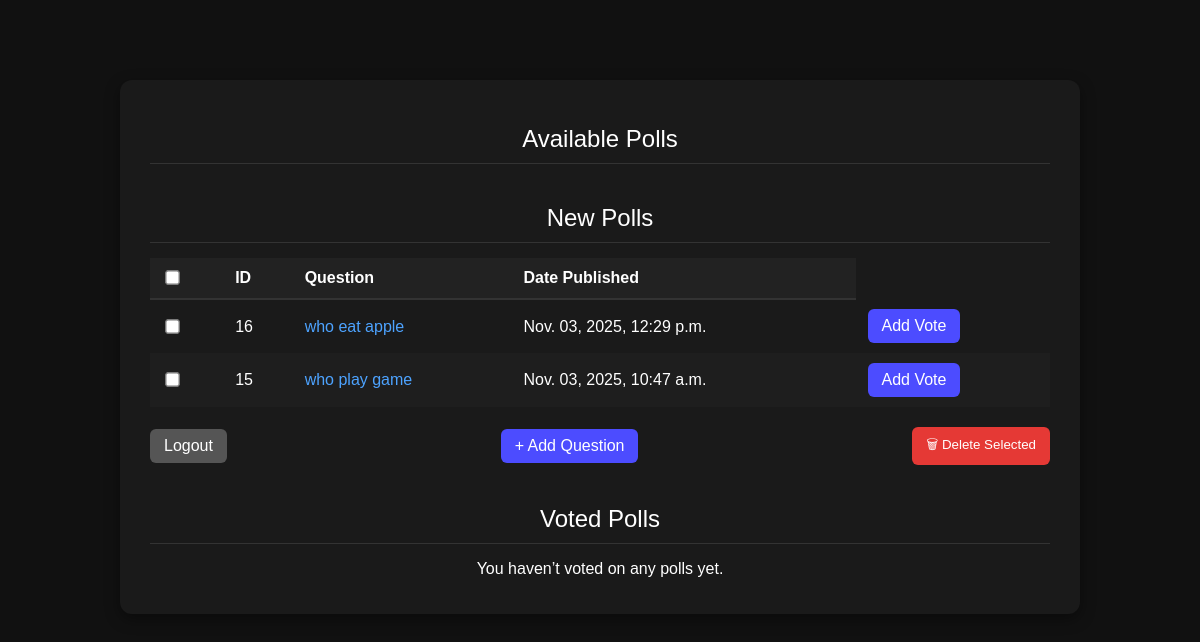
The app's page /viewpolls/ (signed in), older data.
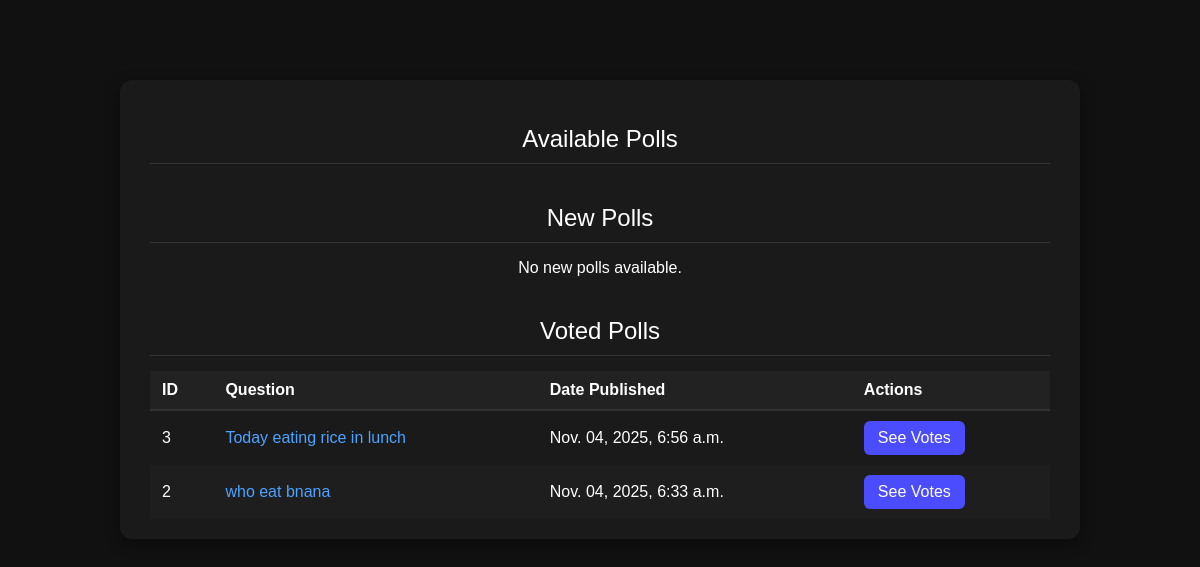
The same page, newer data.
### polls/models.py (models this page shows)
class Question(models.Model):
    question_text = models.CharField(max_length=200)
    pub_date = models.DateTimeField("date published",auto_now_add=True)

### polls/views.py (the view)
# urls.py: path('viewpolls/', views.index_view, name='index'),
@login_required
def index_view(request):
    all_questions = Question.objects.order_by("-pub_date")
    voted_question_ids = VoteRecord.objects.filter(user=request.user).values_list("question_id", flat=True)
    voted_questions = all_questions.filter(id__in=voted_question_ids)
    new_questions = all_questions.exclude(id__in=voted_question_ids)
    context = {
        "voted_questions": voted_questions,
        "new_questions": new_questions,
    }
    return render(request, "polls/index.html", context)

### templates/polls/index.html (shortened to what this page needs)
{% load static %}
<!DOCTYPE html>
<html>
<head>
</head>
<body>
<div class="container">
    <h2>Available Polls</h2>
    <div class="section">
        <h2> New Polls</h2>
        {% if new_questions %}
            <form method="POST" action="{% url 'polls:delete_selected' %}">
                <table>
                    <thead>
                        <tr>
                            <th><input type="checkbox" id="select-all-new"></th>
                            <th>ID</th>
                            <th>Question</th>
                            <th>Date Published</th>
                        </tr>
                    </thead>
                    <tbody>
                        {% for question in new_questions %}
                            <tr>
                                <td><input type="checkbox" name="selected_polls" value="{{ question.id }}"></td>
                                <td>{{ question.id }}</td>
                                <td><a href="{% url 'polls:detail' question.id %}">{{ question.question_text }}</a></td>
                                <td>{{ question.pub_date|date:"M. d, Y, P" }}</td>
                                <td>
                            <a href="{% url 'polls:detail' question.id %}" class="btn-add">
                                 Add Vote
                            </a>
                                </td>
                            </tr>
                        {% endfor %}
                    </tbody>
                </table>
                <div class="actions">
                    <a href="{% url 'polls:logout' %}" class="logout-btn">Logout</a>
                    {% if request.user.is_superuser %}
                        <a href="{% url 'polls:add_question' %}" class="btn-add">+ Add Question</a>
                        <button type="submit" class="btn-delete">🗑 Delete Selected</button>
                    {% endif %}
                </div>
            </form>
        {% else %}
            <p style="text-align:center;">No new polls available.</p>
        {% endif %}
    </div>
<div class="section">
    <h2>Voted Polls</h2>
    {% if voted_questions %}
        <table>
            <thead>
                <tr>
                    <th>ID</th>
                    <th>Question</th>
                    <th>Date Published</th>
                    <th>Actions</th>
                </tr>
            </thead>
            <tbody>
                {% for question in voted_questions %}
                    <tr>
                        <td>{{ question.id }}</td>
                        <td><a href="{% url 'polls:results' question.id %}">{{ question.question_text }}</a></td>
                        <td>{{ question.pub_date|date:"M. d, Y, P" }}</td>
                        <td>
                            <a href="{% url 'polls:results' question.id %}" class="btn-add">
                                See Votes
                            </a>
                        </td>
                    </tr>
                {% endfor %}
            </tbody>
        </table>
    {% else %}
        <p style="text-align:center;">You haven’t voted on any polls yet.</p>
    {% endif %}
</div>
</div>
</body>
</html>

### templates/polls/index.html (style rules this page uses)
body { background: #111; color: #fff; font-family: "Poppins", sans-serif; margin: 0; padding: 0; }
.container { max-width: 900px; margin: 80px auto; background: #1a1a1a; border-radius: 12px; padding: 20px 30px; box-shadow: 0 5px 15px rgba(0,0,0,0.4); }
h2 { margin: 25px 0 15px; font-weight: 500; text-align: center; border-bottom: 1px solid #333; padding-bottom: 10px; }
table { width: 100%; border-collapse: collapse; margin-top: 10px; }
th, td { text-align: left; padding: 10px 12px; }
th { background: #222; border-bottom: 2px solid #333; }
tr:nth-child(even) { background: #1e1e1e; }
a { color: #4da3ff; text-decoration: none; }
.btn-add, .btn-delete, .logout-btn { border: none; color: white; padding: 8px 14px; border-radius: 6px; cursor: pointer; text-decoration: none; display: inline-block; }
.btn-add { background: #4c4cff; }
.section { margin-top: 40px; }

Row changes from the older to the newer data that the page shows:
removed Question: id "16", question_text "who eat apple", pub_date "Nov. 03, 2025, 12:29 p.m.", shown under "New Polls"
removed Question: id "15", question_text "who play game", pub_date "Nov. 03, 2025, 10:47 a.m.", shown under "New Polls"
added Question: id "3", question_text "Today eating rice in lunch", pub_date "Nov. 04, 2025, 6:56 a.m.", shown under "Voted Polls"
added Question: id "2", question_text "who eat bnana", pub_date "Nov. 04, 2025, 6:33 a.m.", shown under "Voted Polls"
Text that changed along with them:
form field value: "☐" → (not shown)
text no longer shown: "Logout + Add Question 🗑 Delete Selected You haven’t voted on any polls yet."
text now shown: "No new polls available. Actions"
